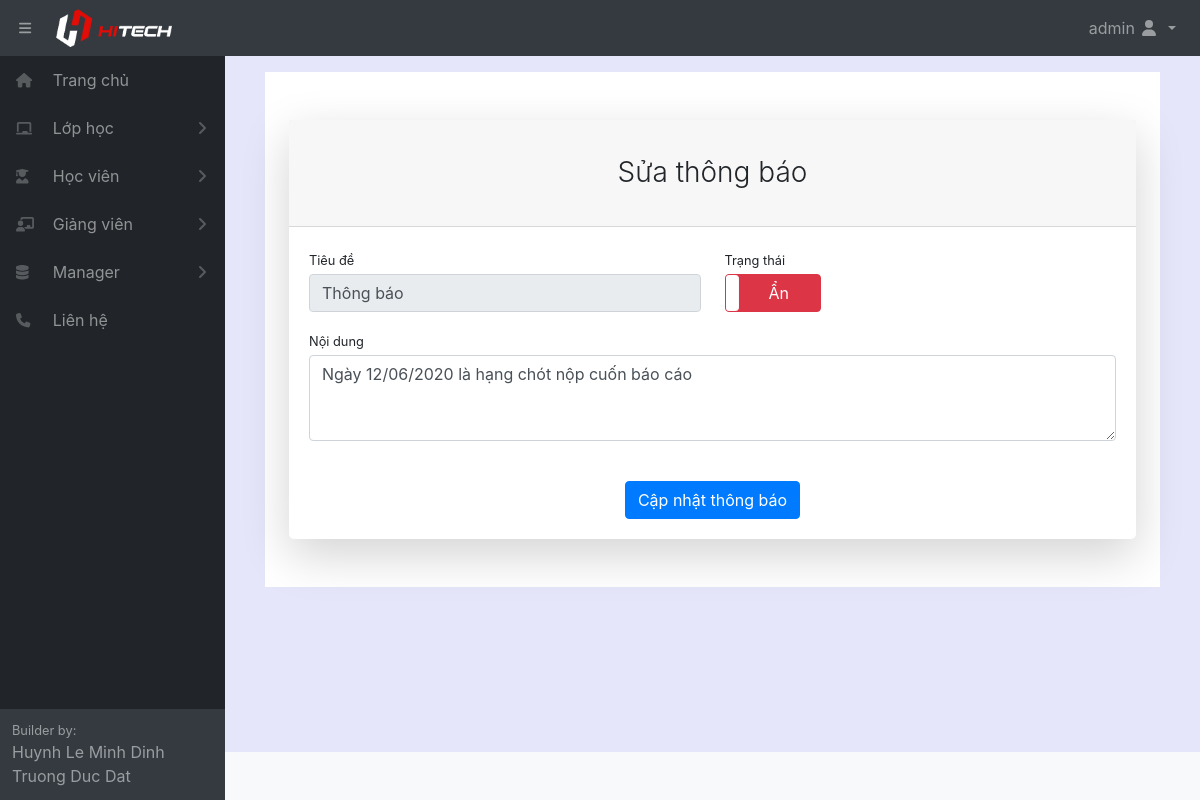
Page /editnotify/1 (signed in) on the committed database.
### home/models.py (models this page shows, shortened)
class Notify(models.Model):
    title = models.CharField(max_length=100, blank=True, null=True, verbose_name="Tiêu đề")
    content = models.CharField(max_length=1000, blank=True, null=True, verbose_name="Nội dung")
    create_date = models.DateField(auto_now_add=True, verbose_name="Ngày đăng")
    active = models.BooleanField(default=True, verbose_name="Trạng thái")
    class Meta:
        ordering =["title"]
        verbose_name_plural = "Thông báo"

### home/decorators.py (the view)
        def wrapper_func(request, *args, **kwargs):
            group = None
            if request.user.groups.exists():
                group = request.user.groups.all()[0].name
            if group in allowed_roles:
                return view_func(request, *args, **kwargs)
            else:
                return redirect('errorrole')

### home/views.py (called while the page is built, shortened)
@login_required(login_url='login')
@allowed_users(allowed_roles=['admin'])
def editNotify(request,pk):
    noti = Notify.objects.get(pk=pk)
    context={'noti':noti}
    return render(request,'manager/editnotify.html',context)

### home/templates/manager/editNotify.html (shortened to what this page needs)
{% extends "pages/base.html" %}
{% block content %}
{% load static %}
<div class="container" style="padding-bottom: 3em;">
    <div class="row justify-content-center">
        <div class="col-lg-12">
            <div class="card shadow-lg border-0 rounded-lg mt-5">
                <div class="card-header">
                    <h3 class="text-center font-weight-light my-4">Sửa thông báo</h3>
                </div>
                <div class="card-body">
                    <form action="" method="POST">
                        <div class="row">
                            <div class="col-xl-6 col-md-12">
                                <div class="form-group">
                                    <label class="small mb-1" for="title">Tiêu đề</label>
                                    <input class="form-control" disabled required type="text" name="title"
                                        maxlength="100" id="id_title" placeholder="Nhập địa tiêu đề của thông báo" value="{{noti.title}}"/>
                                </div>
                            </div>
                            <div class="col-xl-2 col-md-12">
                                <label class="small mb-1" for="id_active">Trạng thái</label>
                                <div class="form-group">
                                </div>
                            </div>
                            <div class="col-xl-12 col-md-12">
                                <div class="form-group">
                                    <label class="small mb-1" for="id_content">Nội dung</label>
                                    <textarea class="form-control" required name="content" maxlength="1000"
                                        id="id_content" rows="3" placeholder="Nội dung ">{{noti.content}}</textarea>
                                </div>
                            </div>
                        </div>
                        <div class="form-group d-flex align-items-center justify-content-between mt-4 mb-0">
                            <input class="btn btn-primary" type="submit" value="Cập nhật thông báo"
                                style="margin-left: auto; margin-right: auto;">
                        </div>
                    </form>
                </div>
            </div>
        </div>
    </div>
</div>
{% endblock content %}

### home/templates/pages/base.html (shortened to what this page needs)
<!DOCTYPE html>
<html lang="en">
{% load staticfiles %}
<head>
    <link href="{% static '/fullcalendar/core/main.css' %}" rel='stylesheet' />
    <link href="{% static '/fullcalendar/daygrid/main.css' %}" rel='stylesheet' />
    <link href="{% static '/css/styles.css' %}" rel="stylesheet" />
    <link href="{% static '/css/dataTables.bootstrap4.min.css' %}" rel="stylesheet" />
</head>
<body class="sb-nav-fixed">
    <nav class="sb-topnav navbar navbar-expand navbar-dark bg-dark">
        <button class="btn btn-link btn-sm order-1 order-lg-0" id="sidebarToggle" href="#" style="margin-left: 10px;">
            <i class="fas fa-bars"></i></button>
        <a class="navbar-brand" href="{% url 'home' %}">
            <img src="/static/images/Logo-row-Light.png" alt="" style="width: 60%;">
        </a>
        <ul class="navbar-nav ml-auto ml-md-0">
            <li class="nav-item dropdown">
                <a class="nav-link dropdown-toggle" id="userDropdown" href="#" role="button" data-toggle="dropdown"
                    aria-haspopup="true" aria-expanded="false">
                    {{user.first_name}} {{user.last_name}}
                    <i class="fas fa-user fa-fw"></i>
                </a>
            </li>
        </ul>
    </nav>
    <div id="layoutSidenav">
        <div id="layoutSidenav_nav">
            <nav class="sb-sidenav accordion sb-sidenav-dark" id="sidenavAccordion">
                <div class="sb-sidenav-menu">
                    <div class="nav">
                        <a class="nav-link" href="{% url 'home' %}">
                            <div class="sb-nav-link-icon" style="width: 2em;">
                                <i class="fas fa-home"></i>
                            </div>
                            Trang chủ
                        </a>
                        <a class="nav-link collapsed" href="#" data-toggle="collapse" data-target="#collapseClass"
                            aria-expanded="false" aria-controls="collapseClass">
                            <div class="sb-nav-link-icon" style="width: 2em;">
                                <i class="fas fa-chalkboard"></i>
                            </div>
                            Lớp học
                            <div class="sb-sidenav-collapse-arrow">
                                <i class="fas fa-angle-down"></i>
                            </div>
                        </a>
                        <a class="nav-link collapsed" href="#" data-toggle="collapse" data-target="#collapseStudent"
                            aria-expanded="false" aria-controls="collapseStudent">
                            <div class="sb-nav-link-icon" style="width: 2em;">
                                <i class="fas fa-user-graduate"></i>
                            </div>
                            Học viên
                            <div class="sb-sidenav-collapse-arrow">
                                <i class="fas fa-angle-down"></i>
                            </div>
                        </a>
                        <a class="nav-link collapsed" href="#" data-toggle="collapse" data-target="#collapseTeacher"
                            aria-expanded="false" aria-controls="collapseTeacher">
                            <div class="sb-nav-link-icon" style="width: 2em;">
                                <i class="fas fa-chalkboard-teacher"></i>
                            </div>
                            Giảng viên
                            <div class="sb-sidenav-collapse-arrow">
                                <i class="fas fa-angle-down"></i>
                            </div>
                        </a>
                        {% if request.user.is_staff %}
                        <a class="nav-link collapsed" href="#" data-toggle="collapse" data-target="#collapseManager"
                            aria-expanded="false" aria-controls="collapseManager">
                            <div class="sb-nav-link-icon" style="width: 2em;">
                                <i class="fas fa-database"></i>
                            </div>
                            Manager
                            <div class="sb-sidenav-collapse-arrow">
                                <i class="fas fa-angle-down"></i>
                            </div>
                        </a>
                        {% endif %}
                        <a class="nav-link" href="{% url 'contact' %}">
                            <div class="sb-nav-link-icon" style="width: 2em;">
                                <i class="fas fa-phone"></i>
                            </div>
                            Liên hệ
                        </a>
                    </div>
                </div>
                <div class="sb-sidenav-footer">
                    <div class="small">Builder by:</div>
                    <div>Huynh Le Minh Dinh</div>
                    <div>Truong Duc Dat</div>
                </div>
            </nav>
        </div>
        <div id="layoutSidenav_content" style="background-color: lavender;">
            <main>
                <div class="container-fluid">
                    <div style="margin: 1em; background-color: white;">
                        {% block content %}{% endblock %}
                    </div>
                </div>
            </main>
            <footer class="py-4 bg-light mt-auto">
            </footer>
        </div>
    </div>
</body>
</html>

### rows in the picture
Notify: title "Thông báo", content "Ngày 12/06/2020 là hạng chót nộp cuốn báo cáo"

### other values in the picture
{{ user.first_name }} "admin"
